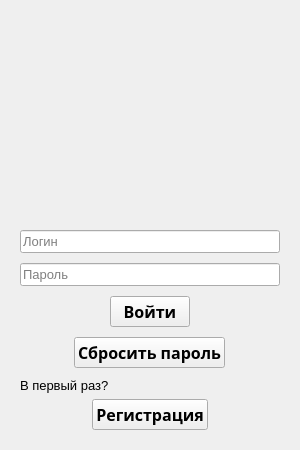
     <widget class="QWidget" name="loginMenu" native="true">
      <property name="sizePolicy">
       <sizepolicy hsizetype="Expanding" vsizetype="Expanding">
        <horstretch>0</horstretch>
        <verstretch>0</verstretch>
       </sizepolicy>
      </property>
      <property name="minimumSize">
       <size>
        <width>0</width>
        <height>0</height>
       </size>
      </property>
      <property name="maximumSize">
       <size>
        <width>0</width>
        <height>16777215</height>
       </size>
      </property>
      <layout class="QVBoxLayout" name="verticalLayout_12">
       <property name="spacing">
        <number>0</number>
       </property>
       <property name="leftMargin">
        <number>0</number>
       </property>
       <property name="topMargin">
        <number>0</number>
       </property>
       <property name="rightMargin">
        <number>0</number>
       </property>
       <property name="bottomMargin">
        <number>0</number>
       </property>
       <item alignment="Qt::AlignHCenter">
        <widget class="QWidget" name="loginWindow" native="true">
         <property name="sizePolicy">
          <sizepolicy hsizetype="Fixed" vsizetype="Preferred">
           <horstretch>0</horstretch>
           <verstretch>0</verstretch>
          </sizepolicy>
         </property>
         <property name="minimumSize">
          <size>
           <width>300</width>
           <height>450</height>
          </size>
         </property>
         <property name="maximumSize">
          <size>
           <width>300</width>
           <height>450</height>
          </size>
         </property>
         <layout class="QVBoxLayout" name="verticalLayout_15">
          <property name="spacing">
           <number>10</number>
          </property>
          <property name="leftMargin">
           <number>20</number>
          </property>
          <property name="topMargin">
           <number>20</number>
          </property>
          <property name="rightMargin">
           <number>20</number>
          </property>
          <property name="bottomMargin">
           <number>20</number>
          </property>
          <item alignment="Qt::AlignHCenter">
           <widget class="QLabel" name="pics">
            <property name="minimumSize">
             <size>
              <width>100</width>
              <height>100</height>
             </size>
            </property>
            <property name="maximumSize">
             <size>
              <width>100</width>
              <height>100</height>
             </size>
            </property>
            <property name="text">
             <string/>
            </property>
            <property name="pixmap">
             <pixmap resource="../icon.qrc">:/pics/res/shield.svg</pixmap>
            </property>
            <property name="scaledContents">
             <bool>true</bool>
            </property>
           </widget>
          </item>
          <item>
           <spacer name="verticalSpacer_2">
            <property name="orientation">
             <enum>Qt::Vertical</enum>
            </property>
            <property name="sizeHint" stdset="0">
             <size>
              <width>20</width>
              <height>40</height>
             </size>
            </property>
           </spacer>
          </item>
          <item>
           <widget class="QWidget" name="mainBody" native="true">
            <property name="sizePolicy">
             <sizepolicy hsizetype="Preferred" vsizetype="Expanding">
              <horstretch>0</horstretch>
              <verstretch>0</verstretch>
             </sizepolicy>
            </property>
            <property name="minimumSize">
             <size>
              <width>0</width>
              <height>0</height>
             </size>
            </property>
            <layout class="QVBoxLayout" name="verticalLayout_13">
             <property name="spacing">
              <number>10</number>
             </property>
             <property name="leftMargin">
              <number>0</number>
             </property>
             <property name="topMargin">
              <number>0</number>
             </property>
             <property name="rightMargin">
              <number>0</number>
             </property>
             <property name="bottomMargin">
              <number>0</number>
             </property>
             <item alignment="Qt::AlignTop">
              <widget class="QLineEdit" name="login">
               <property name="font">
                <font>
                 <pointsize>10</pointsize>
                </font>
               </property>
               <property name="text">
                <string/>
               </property>
               <property name="maxLength">
                <number>30</number>
               </property>
               <property name="placeholderText">
                <string>Логин</string>
               </property>
              </widget>
             </item>
             <item alignment="Qt::AlignTop">
              <widget class="QLineEdit" name="pss">
               <property name="font">
                <font>
                 <pointsize>10</pointsize>
                </font>
               </property>
               <property name="placeholderText">
                <string>Пароль</string>
               </property>
              </widget>
             </item>
             <item alignment="Qt::AlignHCenter">
              <widget class="QPushButton" name="loginBtn">
               <property name="sizePolicy">
                <sizepolicy hsizetype="Fixed" vsizetype="Fixed">
                 <horstretch>0</horstretch>
                 <verstretch>0</verstretch>
                </sizepolicy>
               </property>
               <property name="font">
                <font>
                 <family>Segoe UI Semibold</family>
                 <pointsize>12</pointsize>
                 <bold>true</bold>
                </font>
               </property>
               <property name="cursor">
                <cursorShape>PointingHandCursor</cursorShape>
               </property>
               <property name="text">
                <string>Войти</string>
               </property>
              </widget>
             </item>
             <item alignment="Qt::AlignHCenter|Qt::AlignBottom">
              <widget class="QPushButton" name="resetPassBtn">
               <property name="sizePolicy">
                <sizepolicy hsizetype="Fixed" vsizetype="Fixed">
                 <horstretch>0</horstretch>
                 <verstretch>0</verstretch>
                </sizepolicy>
               </property>
               <property name="font">
                <font>
                 <family>Segoe UI Semibold</family>
                 <pointsize>12</pointsize>
                 <bold>true</bold>
                </font>
               </property>
               <property name="cursor">
                <cursorShape>PointingHandCursor</cursorShape>
               </property>
               <property name="text">
                <string>Сбросить пароль</string>
               </property>
              </widget>
             </item>
            </layout>
           </widget>
          </item>
          <item>
           <widget class="QWidget" name="registration" native="true">
            <property name="sizePolicy">
             <sizepolicy hsizetype="Expanding" vsizetype="Fixed">
              <horstretch>0</horstretch>
              <verstretch>0</verstretch>
             </sizepolicy>
            </property>
            <layout class="QVBoxLayout" name="verticalLayout_14">
             <property name="leftMargin">
              <number>0</number>
             </property>
             <property name="topMargin">
              <number>0</number>
             </property>
             <property name="rightMargin">
              <number>0</number>
             </property>
             <property name="bottomMargin">
              <number>0</number>
             </property>
             <item>
              <widget class="QLabel" name="firstlyQ">
               <property name="font">
                <font>
                 <pointsize>10</pointsize>
                </font>
               </property>
               <property name="text">
                <string>В первый раз?</string>
               </property>
              </widget>
             </item>
             <item alignment="Qt::AlignHCenter">
              <widget class="QPushButton" name="signupBtn">
               <property name="sizePolicy">
                <sizepolicy hsizetype="Fixed" vsizetype="Fixed">
                 <horstretch>0</horstretch>
                 <verstretch>0</verstretch>
                </sizepolicy>
               </property>
               <property name="font">
                <font>
                 <family>Segoe UI Semibold</family>
                 <pointsize>12</pointsize>
                 <bold>true</bold>
                </font>
               </property>
               <property name="cursor">
                <cursorShape>PointingHandCursor</cursorShape>
               </property>
               <property name="text">
                <string>Регистрация</string>
               </property>
              </widget>
             </item>
            </layout>
           </widget>
          </item>
         </layout>
        </widget>
       </item>
      </layout>
     </widget>
